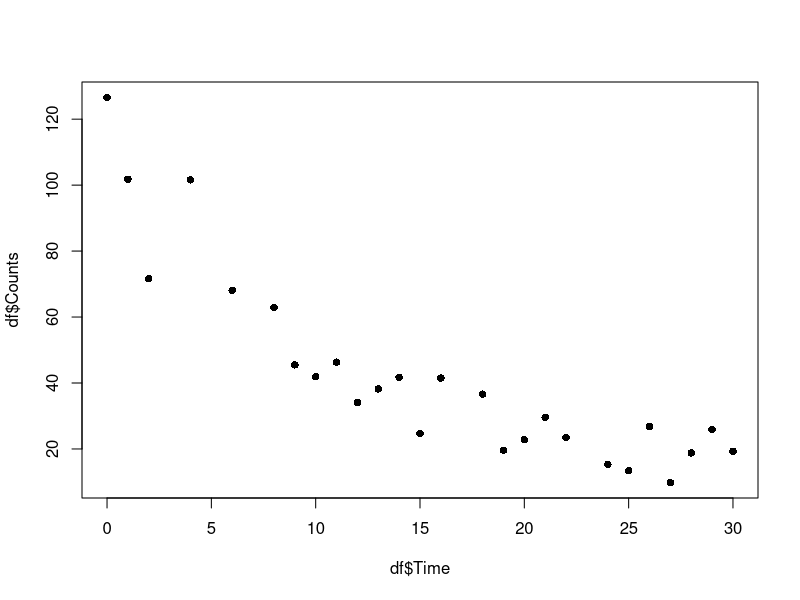
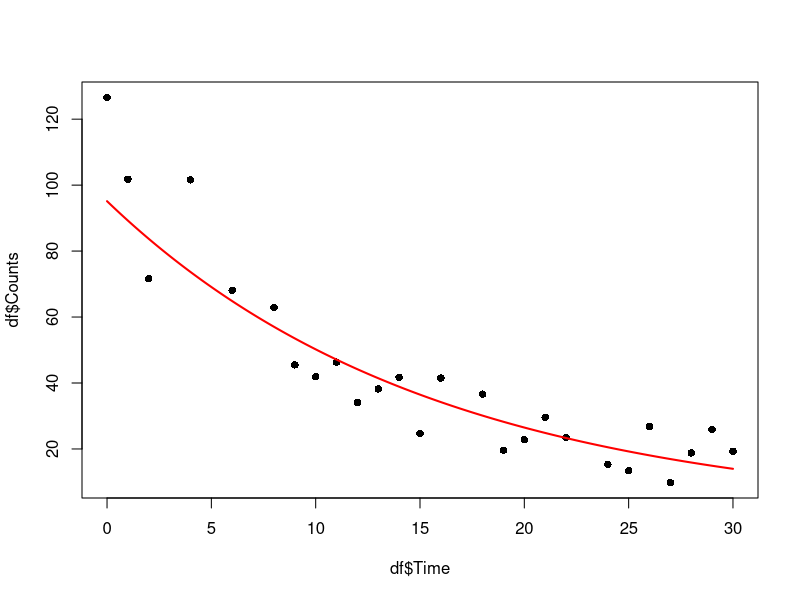

These charts were generated, in order, by the following R code:
## ---- chunk 1
df<- data.frame(Time = c(0, 1, 2, 4, 6, 8, 9, 10, 11, 12, 13, 
14, 15, 16, 18, 19, 20, 21, 22, 24, 25, 26, 27, 28, 29, 30),
Counts = c(126.6, 101.8, 71.6, 101.6, 68.1, 62.9, 45.5, 41.9, 
46.3, 34.1, 38.2, 41.7, 24.7, 41.5, 36.6, 19.6, 
22.8, 29.6, 23.5, 15.3, 13.4, 26.8, 9.8, 18.8, 25.9, 19.3))

## ---- chunk 2
df
## ---- chunk 3
plot(df$Time, df$Counts,pch=16)
## ---- chunk 4
exponential.model <- lm(log(Counts)~ Time, data=df)
## ---- chunk 5
summary(exponential.model)
## ---- chunk 6
timevalues <- seq(0, 30, 0.1)
Counts.exponential2 <- exp(predict(exponential.model,data.frame(Time=timevalues)))
head(Counts.exponential2, 20) # εκτύπωση των πρώτων 20 σημείων
## ---- chunk 7
plot(df$Time, df$Counts,pch=16)
lines(timevalues, Counts.exponential2,lwd=2, col = "red", xlab = "Time (s)", ylab = "Counts")
## ---- chunk 8
# Predict
exp(predict(exponential.model,data.frame(Time=c(40,50))))
